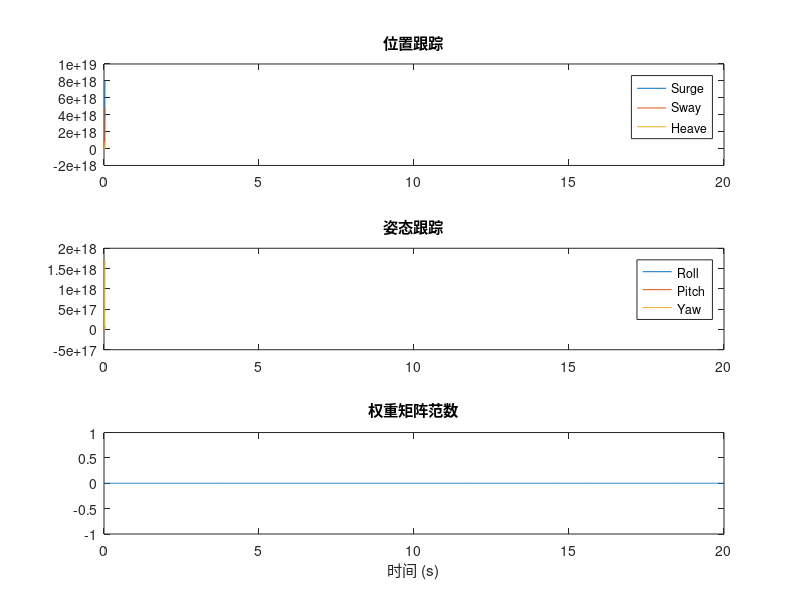
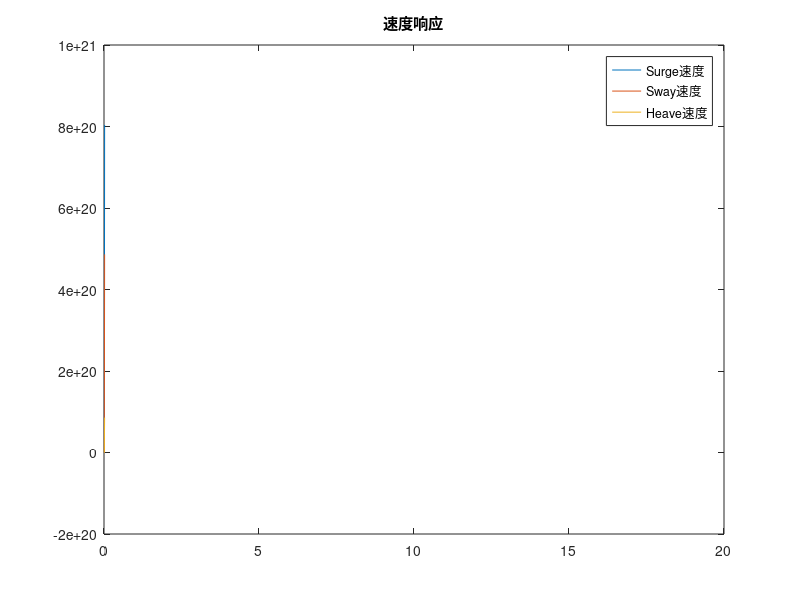

Write MATLAB code to recreate these figures, in order.
clc; clear all; close all;
%% 系统参数初始化
M = [6020.3   0       0       0       332.7269 0;
     0        9548.7  0       -380.0698 0      -473.4289;
     0        0       23320   0       2682.8   0;
     0        -380.0698 0     4129.0   13.58   84.6732;
     332.7269 0       2682.8  13.58    49134   -13.58;
     0        -473.4289 0     84.6732 -13.58   20696]; % 惯性矩阵
D = diag([0.5434, 1436.5, 4213.8, 4339.8, 26829, 6313.5]); % 阻尼矩阵
C = [0, 0, 0, 1.0541, 6.4737, 11.9362;
     0, 0, 0, -6.4737, 1.0541, -85.9782;
     0, 0, 0, -12.1241, 88.1113, 0;
     -1.0541, 6.4737, 12.1241, 0, 15.7173, -138.4340;
     -6.4737, -1.0541, -88.1113, -15.7173, 0, -0.7677;
     -11.9362, 85.9782, 0, 138.4340, 0.7677, 0]; % 科里奥利矩阵
%% 神经网络参数初始化
n_hidden = 20;                  % 隐藏层节点数（增加节点提升逼近能力）
input_dim = 6;                  % 输入维度（h_tilde是6x1）
W_hat = zeros(n_hidden, 6);     % 权重矩阵：20x6
gamma = 0.005;                  % 学习率（减小以避免振荡）
sigma = 5.0;                    % RBF宽度参数（扩大覆盖范围）
mu_range = [-10, 10];           % RBF中心初始化范围
mu = rand(input_dim, n_hidden) * (mu_range(2)-mu_range(1)) + mu_range(1); % 均匀分布初始化

%% 初始状态与参考轨迹
h0 = [10; 30; -3; 0; 0; 0];     % 初始位置和姿态
nu0 = zeros(6,1);               % 初始速度
% hd = [20; 40; 0; 0; 0; 0];      % 期望位置和姿态
% hd_dot = zeros(6,1);            % 期望速度
% hd_ddot = zeros(6,1);           % 期望加速度
  
%% 控制参数
a = 1;          % 滑模面参数
T = 1;          % 预定义时间
k = 50;         % 控制增益（增大以加快收敛）
epsilon = 1e-6; % 避免除以零的小量
c = 1.0;        % 自适应律参数
d = 0.5;        % 自适应律参数
T2 = 1.0;       % 权重更新时间常数

%% 仿真参数
tspan = [0 20];  % 缩短仿真时间至20秒（更快观察稳态）
dt = 0.01;       % 时间步长
t = tspan(1):dt:tspan(2);
N = length(t);

%% 初始化变量
h = h0;
nu = nu0;
h_traj = zeros(6, N);
nu_traj = zeros(6, N);
W_norm_history = zeros(1, N);   % 记录权重范数

%% 变换矩阵初始化（动态更新）
psi = 0; % 初始偏航角（假设为0）
J = [cos(psi), -sin(psi), 0, 0, 0, 0;
     sin(psi),  cos(psi), 0, 0, 0, 0;
     0,         0,        1, 0, 0, 0;
     0,         0,        0, 1, 0, 0;
     0,         0,        0, 0, 1, 0;
     0,         0,        0, 0, 0, 1]; % 初始J矩阵
J_prev = J;
J_dot = zeros(6); % J的导数（需动态计算）

%% 主循环（修正后）
for i = 1:N
    hd = [20 + 5*sin(0.1*t(i)); 
        40 + 3*cos(0.1*t(i));
        -3 + 0.5*sin(0.2*t(i));
        0.1*sin(0.1*t(i));
        0.05*cos(0.1*t(i));
        0.2*t(i)]; % 时变6-DOF轨迹-期望位置和姿态
    hd_dot =[0.5*cos(0.1*t(i)); 
        -0.3*sin(0.1*t(i));
        0.1*cos(0.2*t(i));
        0.01*cos(0.1*t(i));
        -0.005*sin(0.1*t(i));
        0.2]; % 期望速度
    hd_ddot =[-0.05*sin(0.1*t(i)); 
        -0.03*cos(0.1*t(i));
        -0.02*sin(0.2*t(i));
        -0.001*sin(0.1*t(i));
        -0.0005*cos(0.1*t(i));
        0]; % 期望加速度
    % 跟踪误差计算
    h_tilde = h - hd;
    h_tilde_dot = nu - hd_dot;
    % --- 动态更新变换矩阵J ---
    psi = 0.1 * t(i);
    J = [cos(psi), -sin(psi), 0, 0, 0, 0;
         sin(psi),  cos(psi), 0, 0, 0, 0;
         0,         0,        1, 0, 0, 0;
         0,         0,        0, 1, 0, 0;
         0,         0,        0, 0, 1, 0;
         0,         0,        0, 0, 0, 1];
    J_dot = (J - J_prev) / dt;
    J_prev = J;
    
    % --- 滑模面计算（公式19）---
    norm_h_tilde = norm(h_tilde) + epsilon;
    s = h_tilde_dot + (h_tilde / (a * T)) * exp(norm_h_tilde^a) / norm_h_tilde^a;
    
    % --- 神经网络扰动估计 ---
    z = h_tilde;
    z = z / (norm(z) + epsilon);
    diff = z - mu;
    h_rbf = exp(-sum(diff.^2, 1)' / (2*sigma^2));
    tau_d_hat = W_hat' * h_rbf;
    
    % --- 权重更新（公式29）---
    W_norm = norm(W_hat, 'fro');
    term1 = gamma * c * norm(s)^(c-2) * h_rbf * s';
    term2 = (1/(d*T2)) * (W_norm^(1-d)) * exp(min(W_norm^d, 10)) * W_hat;
    W_hat = W_hat - term1 * dt + term2 * dt;
    
    % --- 控制输入计算（公式21）---
    inv_J = inv(J);
    
    % term1_control: 6×1 向量
    term1_control = (C * inv_J + D * inv_J - M * inv_J * (J_dot * inv_J)) * nu;
    
    % term2_control: 6×1 向量
    term2_control = M * inv_J * hd_ddot;
    
    % term3_control: 6×1 向量
    term3_control = M * inv_J * k * sign(s);
    
    % term4_control: 6×1 向量
    term4_part1 = (a * (h_tilde * h_tilde') / norm_h_tilde^2) * h_tilde_dot;
    term4_part2 = (eye(6) - a * (h_tilde * h_tilde') / norm_h_tilde^2) * ...
                  (1 / (a * T * norm_h_tilde^a)) * exp(norm_h_tilde^a) * h_tilde_dot;
    term4_control = M * inv_J * (term4_part1 + term4_part2);
    
    % tau: 6×1 向量
    tau = term1_control + term2_control - term3_control - term4_control - tau_d_hat;

    % --- 系统动力学更新 ---
    h_dot = J * nu;          % 6×1 向量
    nu_dot = inv(M) * (tau - C * nu - D * nu + tau_d_hat); % 6×1 向量
    h = h + h_dot * dt;      % 6×1 向量
    nu = nu + nu_dot * dt;   % 6×1 向量

    % 存储轨迹
    h_traj(:, i) = h;
    nu_traj(:, i) = nu;      % 确保nu是6×1的列向量
end
%% 绘图与诊断
figure;
subplot(3,1,1);
plot(t, h_traj(1:3,:));
legend('Surge', 'Sway', 'Heave');
title('位置跟踪');

subplot(3,1,2);
plot(t, h_traj(4:6,:));
legend('Roll', 'Pitch', 'Yaw');
title('姿态跟踪');

subplot(3,1,3);
plot(t, W_norm_history);
title('权重矩阵范数');
xlabel('时间 (s)');

figure;
plot(t, nu_traj(1:3,:));
legend('Surge速度', 'Sway速度', 'Heave速度');
title('速度响应');
